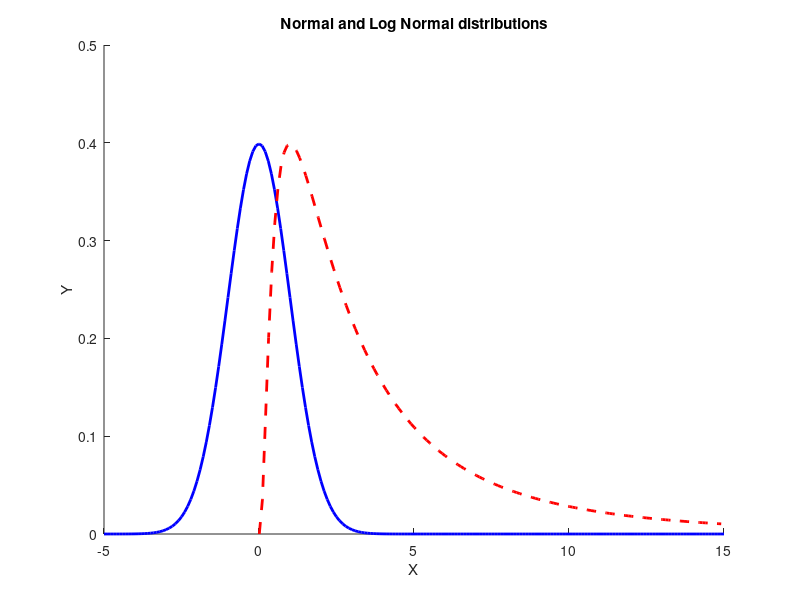
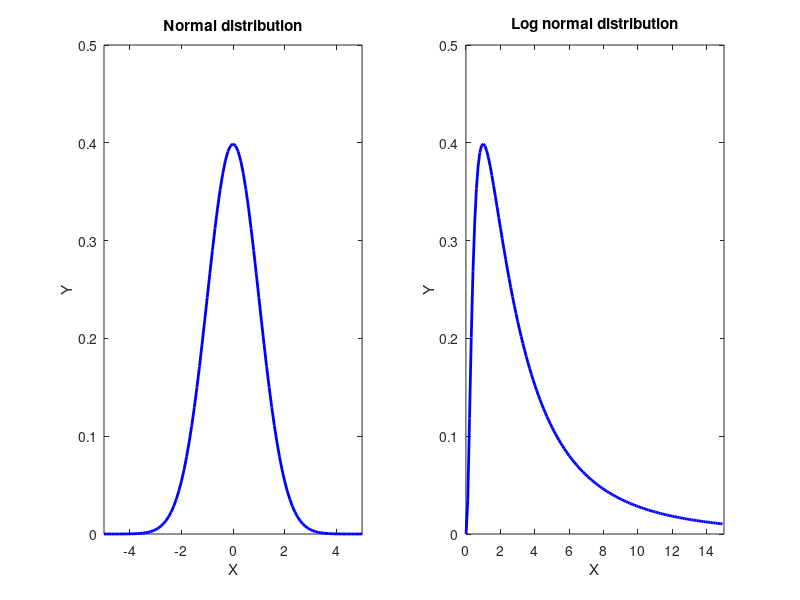

These charts were generated, in order, by the following MATLAB code:
clear
clc
close all

%% Main computation
normaxis    = -5:.1:15;
lognormaxis = 0.01:.1:15;
n           = normpdf(normaxis);
ln          = normpdf(log(lognormaxis));

%% Plot

hold on

plot(normaxis, n, 'b', 'LineWidth', 2, 'LineStyle', '-');
plot(lognormaxis, ln, 'r', 'LineWidth', 2, 'LineStyle', '--');
axis([-5 15 0 0.5]);
title('Normal and Log Normal distributions'); 
xlabel('X')
ylabel('Y')

hold off

figure;
subplot(1, 2, 1);
plot(normaxis, n, 'b', 'LineWidth', 2, 'LineStyle', '-');axis([-5 5 0 0.5])
title('Normal distribution'); 
xlabel('X')
ylabel('Y')

subplot(1, 2, 2);
plot(lognormaxis, ln, 'b', 'LineWidth', 2, 'LineStyle', '-');axis([0 15 0 0.5])
title('Log normal distribution');
xlabel('X')
ylabel('Y')